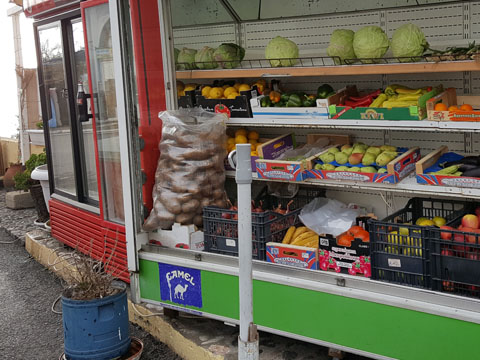
#> input picture Task3/images/image3.jpg, 480 x 360 px
$ python 3.py
#> lines starting #> are read from the running program, lines starting #| are printed output that depends on the picture
import numpy as np, cv2

image = cv2.imread("images/image3.jpg")
#> image is the input picture: shape (360, 480, 3); mean B, G, R 86.9, 100.8, 106.2
if image is None: raise Exception("파일 오류")

b, g, r = cv2.split(image)
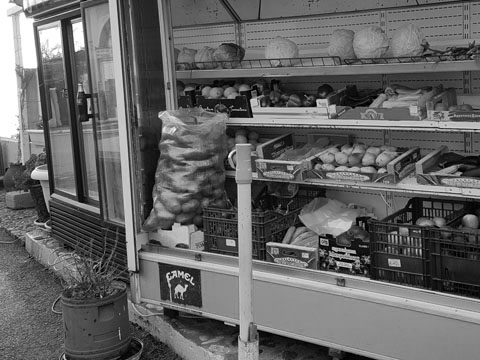
#> g: shape (360, 480); min 0, max 255, mean 100.8
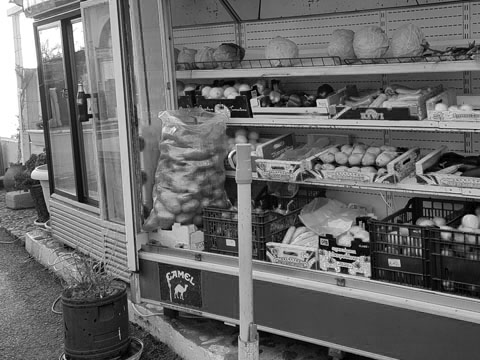
#> r: shape (360, 480); min 0, max 255, mean 106.2

empty = np.zeros((b.shape[0],b.shape[1]), np.uint8)

blue_img = cv2.merge([b, empty, empty])
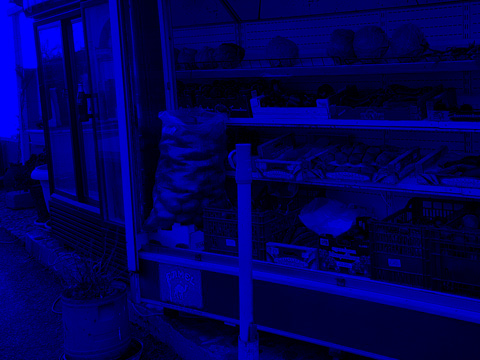
#> blue_img: shape (360, 480, 3); mean of channels 0, 1, 2 86.9, 0, 0; drawn as B, G, R

green_img = cv2.merge([empty, g, empty])
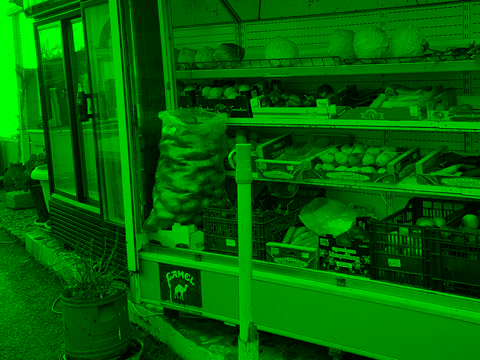
#> green_img: shape (360, 480, 3); mean of channels 0, 1, 2 0, 100.8, 0; drawn as B, G, R

red_img = cv2.merge([empty, empty, r])
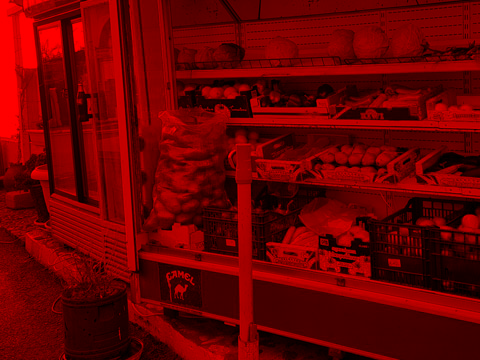
#> red_img: shape (360, 480, 3); mean of channels 0, 1, 2 0, 0, 106.2; drawn as B, G, R

gray_b = cv2.cvtColor(blue_img, cv2.COLOR_BGR2GRAY)
gray_g = cv2.cvtColor(green_img, cv2.COLOR_BGR2GRAY)
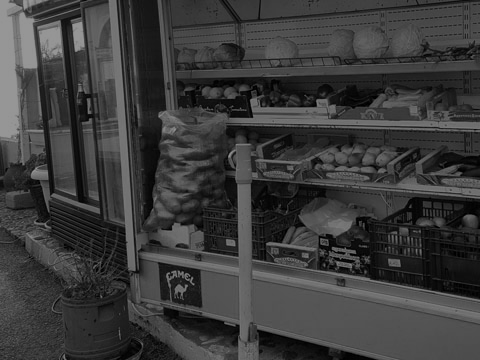
#> gray_g: shape (360, 480); min 0, max 150, mean 59.2
gray_r = cv2.cvtColor(red_img, cv2.COLOR_BGR2GRAY)
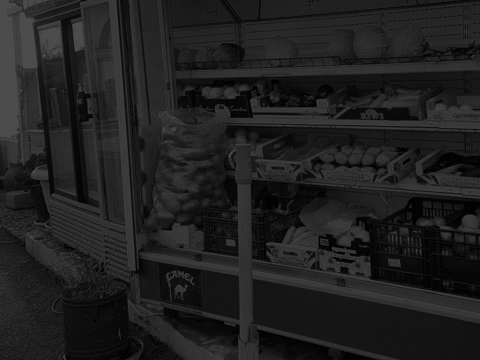
#> gray_r: shape (360, 480); min 0, max 76, mean 31.8

cv2.imshow("gray_b", gray_b)
cv2.imshow("gray_g", gray_g)
cv2.imshow("gray_r", gray_r)
cv2.imshow("blue_img", blue_img)
cv2.imshow("green_img", green_img)
cv2.imshow("red_img", red_img)
cv2.waitKey(0)

$ run again, with Task3/images/image1.jpg copied over Task3/images/image3.jpg
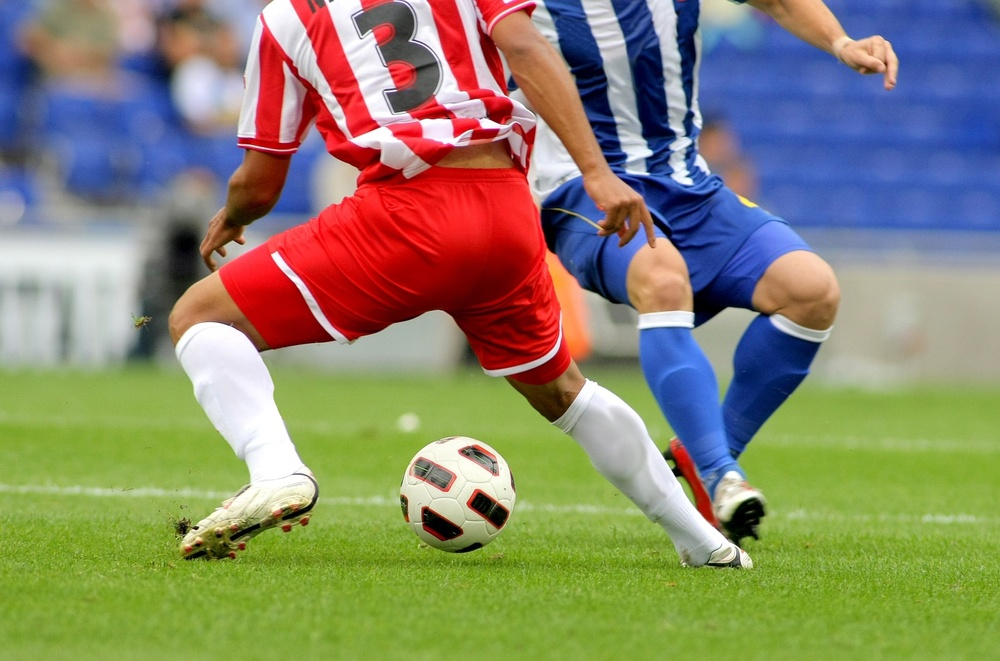
#> input picture Task3/images/image1.jpg, 1000 x 661 px, shrunk from 1434 x 948 before the run
#> image is the input picture: shape (661, 1000, 3); mean B, G, R 107.3, 133.3, 136.8
#> `gray_g = cv2.cvtColor(green_img, cv2.COLOR_BGR2GRAY)`:
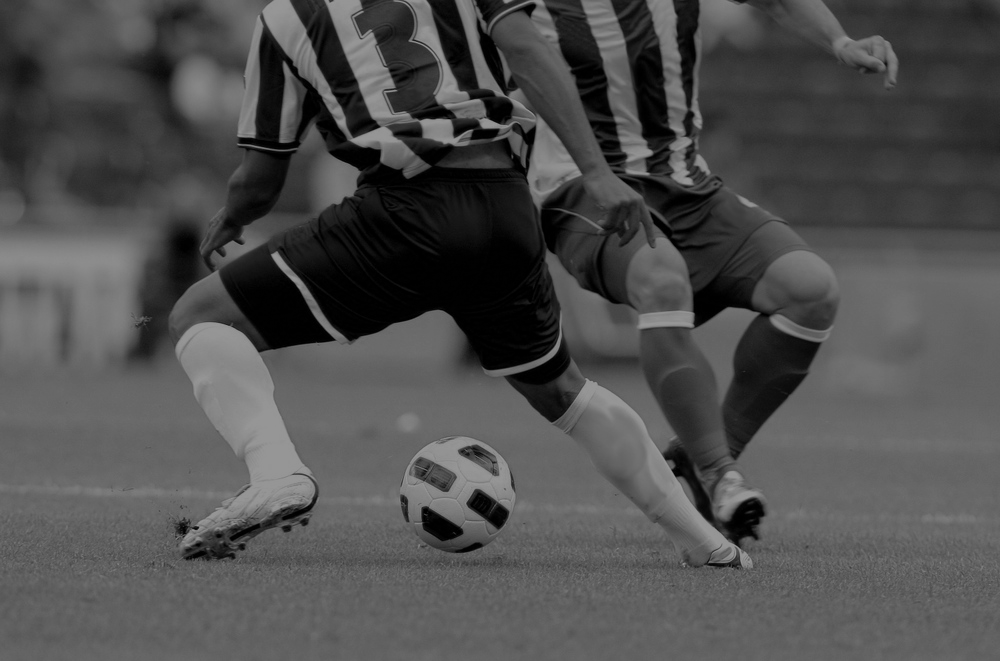
#> gray_g: shape (661, 1000); min 0, max 150, mean 78.2
#> `gray_r = cv2.cvtColor(red_img, cv2.COLOR_BGR2GRAY)`:
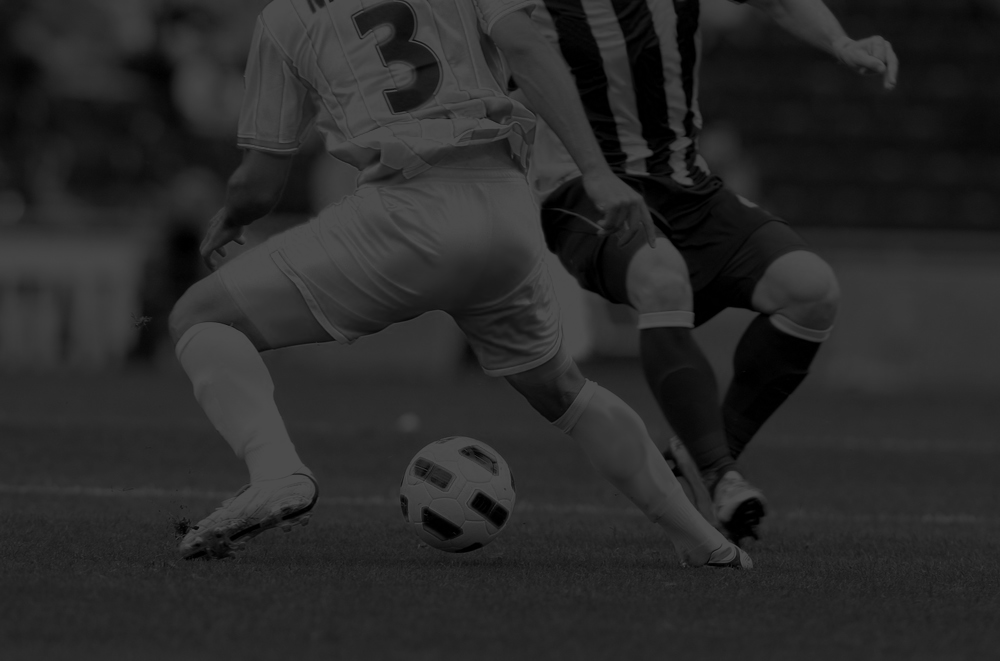
#> gray_r: shape (661, 1000); min 0, max 76, mean 40.9

$ run again, with Task3/images/image2.jpg copied over Task3/images/image3.jpg
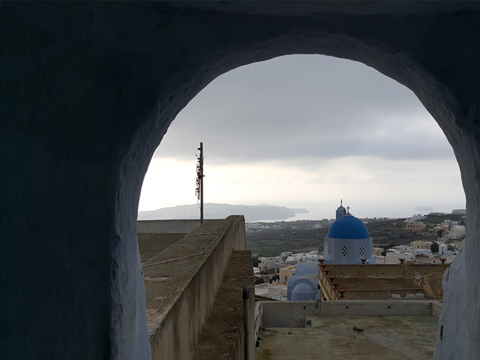
#> input picture Task3/images/image2.jpg, 480 x 360 px
#> image is the input picture: shape (360, 480, 3); mean B, G, R 82.2, 79.7, 75.7
#> `red_img = cv2.merge([empty, empty, r])`:
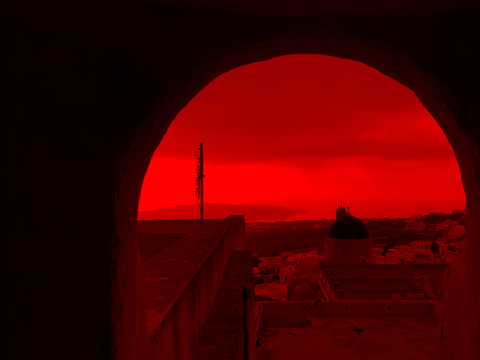
#> red_img: shape (360, 480, 3); mean of channels 0, 1, 2 0, 0, 75.7; drawn as B, G, R
#> `gray_r = cv2.cvtColor(red_img, cv2.COLOR_BGR2GRAY)`:
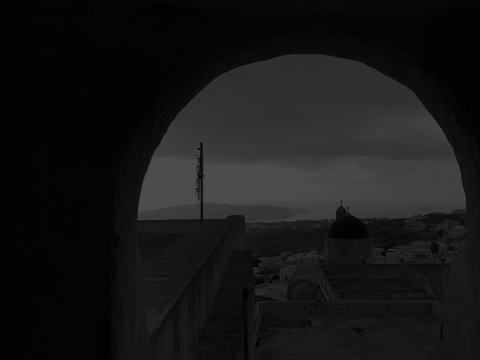
#> gray_r: shape (360, 480); min 0, max 76, mean 22.6
